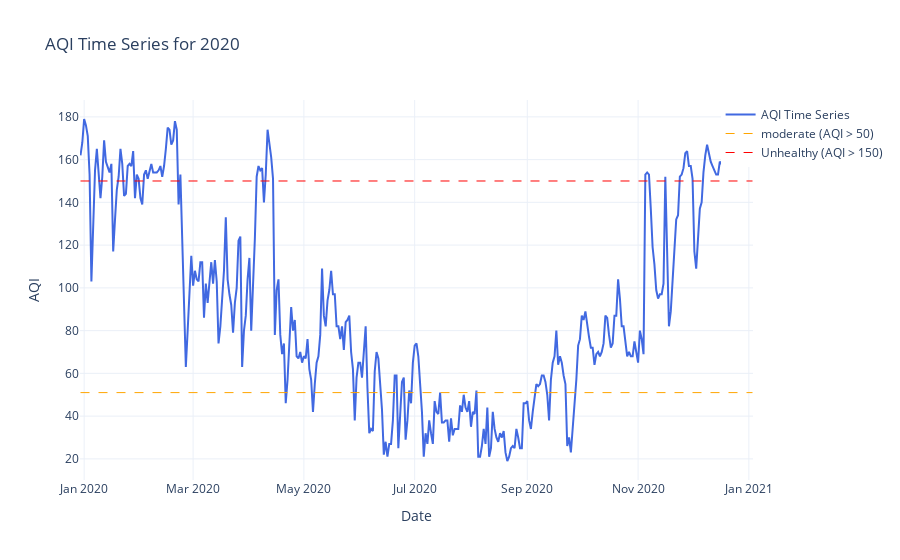

Notebook code cell kept with this figure:
### Code cell
# First read the CSV file into a DataFrame
data_2020 = pd.read_csv('../data/year_2020/Kathmandu_2020.csv')

# Then pass the DataFrame to the function
aqi_2021 = plot_aqi_time_series(data_2020, '2020')

### Figure 1 — Plotly figure (JSON) as saved in the notebook; plotly's stock layout.template omitted (floating-point values rounded to 4 significant figures; data arrays with more than 128 entries replaced by an {"elided": "..."} marker saying what was removed)
{"data": [{"line": {"color": "royalblue", "width": 2}, "mode": "lines", "name": "AQI Time Series", "type": "scatter", "x": {"elided": "371 str values"}, "y": {"elided": "371 int values"}}, {"line": {"color": "orange", "dash": "dash", "width": 1}, "mode": "lines", "name": "moderate (AQI > 50)", "type": "scatter", "x": [null], "y": [null]}, {"line": {"color": "red", "dash": "dash", "width": 1}, "mode": "lines", "name": "Unhealthy (AQI > 150)", "type": "scatter", "x": [null], "y": [null]}], "layout": {"legend": {"orientation": "v", "x": 1.2, "xanchor": "right", "y": 1, "yanchor": "top"}, "shapes": [{"line": {"color": "orange", "dash": "dash", "width": 1}, "type": "line", "x0": "2019-12-30T00:00:00", "x1": "2021-01-03T00:00:00", "y0": 51, "y1": 51}, {"line": {"color": "red", "dash": "dash", "width": 1}, "type": "line", "x0": "2019-12-30T00:00:00", "x1": "2021-01-03T00:00:00", "y0": 150, "y1": 150}], "title": {"text": "AQI Time Series for 2020"}, "xaxis": {"title": {"text": "Date"}}, "yaxis": {"title": {"text": "AQI"}}}}
